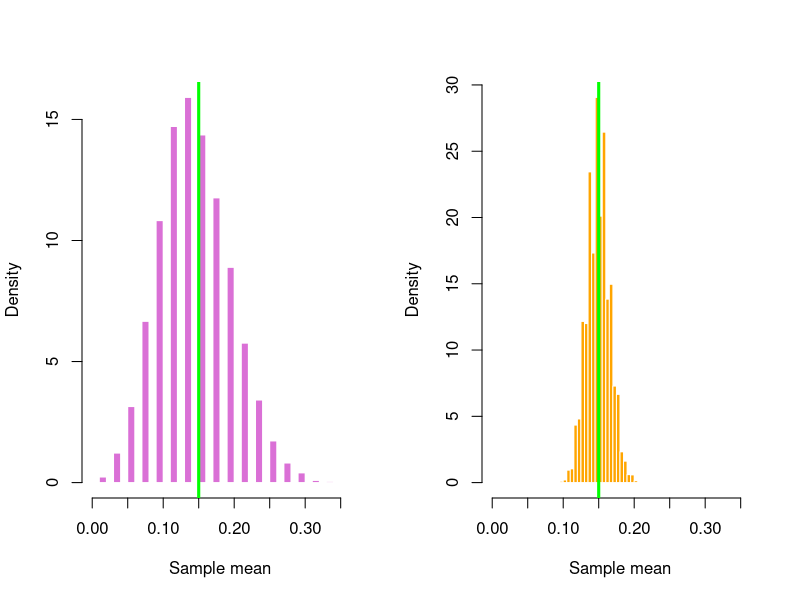

The R script that drew this image:
pdf("images/chapter_4/CLTbinom.pdf", width=8, height=5)
par(mfrow=c(1, 2))

n <- 50
allMeans <- rep(0, 10000)
for (i in 1:10000) {
  samp <- rbinom(n, 1, 0.15)
  allMeans[i] <- mean(samp)
}
m <- min(allMeans)
M <- max(allMeans)
hist(allMeans, freq = F, breaks=40, xlim=c(m, M), main="", xlab="Sample mean", border="white", col="orchid")
abline(v=0.15, lwd=3, col="green")

# Repeat, this time with a larger sample size:
# 10000 iterations - show the distribution of the sample means:
n <- 500
allMeans <- rep(0, 10000)
for (i in 1:10000) {
  samp <- rbinom(n, 1, 0.15)
  allMeans[i] <- mean(samp)
}
hist(allMeans, freq = F, breaks=40, xlim=c(m, M), main="", xlab="Sample mean", border="white", col="orange")
abline(v=0.15, lwd=3, col="green")

par(mfrow=c(1, 1))
dev.off()
